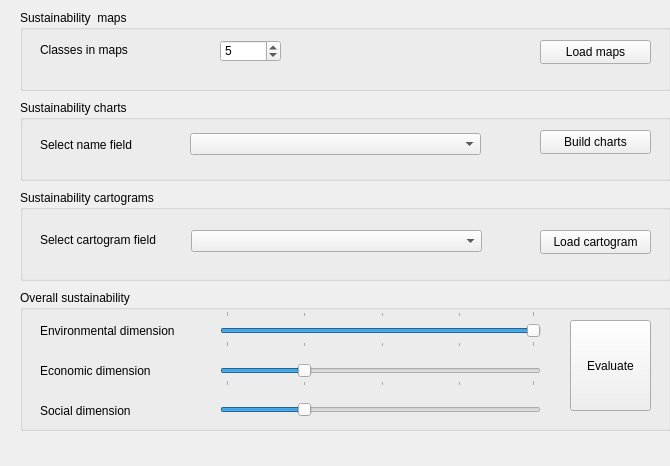
     <widget class="QWidget" name="AnalysisQTBox">
      <property name="geometry">
       <rect>
        <x>0</x>
        <y>0</y>
        <width>670</width>
        <height>466</height>
       </rect>
      </property>
      <attribute name="label">
       <string>Analysis</string>
      </attribute>
      <widget class="QDialogButtonBox" name="AnlsBtnBox">
       <property name="geometry">
        <rect>
         <x>565</x>
         <y>504</y>
         <width>86</width>
         <height>23</height>
        </rect>
       </property>
       <property name="standardButtons">
        <set>QDialogButtonBox::Cancel</set>
       </property>
      </widget>
      <widget class="QGroupBox" name="groupBox_5">
       <property name="geometry">
        <rect>
         <x>20</x>
         <y>10</y>
         <width>651</width>
         <height>81</height>
        </rect>
       </property>
       <property name="title">
        <string>Sustainability  maps</string>
       </property>
       <widget class="QSpinBox" name="spinBoxClasNum">
        <property name="geometry">
         <rect>
          <x>200</x>
          <y>30</y>
          <width>61</width>
          <height>22</height>
         </rect>
        </property>
        <property name="value">
         <number>5</number>
        </property>
       </widget>
       <widget class="QPushButton" name="RenderMapBtn">
        <property name="geometry">
         <rect>
          <x>520</x>
          <y>30</y>
          <width>111</width>
          <height>24</height>
         </rect>
        </property>
        <property name="text">
         <string>Load maps</string>
        </property>
       </widget>
       <widget class="QLabel" name="label_7">
        <property name="geometry">
         <rect>
          <x>20</x>
          <y>30</y>
          <width>141</width>
          <height>20</height>
         </rect>
        </property>
        <property name="text">
         <string>Classes in maps</string>
        </property>
       </widget>
      </widget>
      <widget class="QGroupBox" name="groupBox_6">
       <property name="geometry">
        <rect>
         <x>20</x>
         <y>190</y>
         <width>651</width>
         <height>91</height>
        </rect>
       </property>
       <property name="title">
        <string>Sustainability cartograms</string>
       </property>
       <widget class="QComboBox" name="LabelCartogramCBox">
        <property name="geometry">
         <rect>
          <x>171</x>
          <y>40</y>
          <width>291</width>
          <height>22</height>
         </rect>
        </property>
        <property name="maximumSize">
         <size>
          <width>16777215</width>
          <height>22</height>
         </size>
        </property>
       </widget>
       <widget class="QPushButton" name="RenderCarogramBtn">
        <property name="geometry">
         <rect>
          <x>520</x>
          <y>40</y>
          <width>111</width>
          <height>24</height>
         </rect>
        </property>
        <property name="text">
         <string>Load cartogram</string>
        </property>
       </widget>
       <widget class="QLabel" name="label_5">
        <property name="geometry">
         <rect>
          <x>20</x>
          <y>40</y>
          <width>141</width>
          <height>20</height>
         </rect>
        </property>
        <property name="text">
         <string>Select cartogram field</string>
        </property>
       </widget>
      </widget>
      <widget class="QGroupBox" name="groupBox_7">
       <property name="geometry">
        <rect>
         <x>20</x>
         <y>100</y>
         <width>651</width>
         <height>81</height>
        </rect>
       </property>
       <property name="title">
        <string>Sustainability charts</string>
       </property>
       <widget class="QPushButton" name="GraphBtn">
        <property name="geometry">
         <rect>
          <x>520</x>
          <y>30</y>
          <width>111</width>
          <height>24</height>
         </rect>
        </property>
        <property name="text">
         <string>Build charts</string>
        </property>
       </widget>
       <widget class="QLabel" name="label_3">
        <property name="geometry">
         <rect>
          <x>20</x>
          <y>35</y>
          <width>111</width>
          <height>20</height>
         </rect>
        </property>
        <property name="text">
         <string>Select name field</string>
        </property>
       </widget>
       <widget class="QComboBox" name="LabelListFieldsCBox">
        <property name="geometry">
         <rect>
          <x>170</x>
          <y>33</y>
          <width>291</width>
          <height>22</height>
         </rect>
        </property>
        <property name="maximumSize">
         <size>
          <width>16777215</width>
          <height>22</height>
         </size>
        </property>
       </widget>
      </widget>
      <widget class="QGroupBox" name="groupBox_8">
       <property name="geometry">
        <rect>
         <x>20</x>
         <y>290</y>
         <width>651</width>
         <height>141</height>
        </rect>
       </property>
       <property name="title">
        <string>Overall sustainability</string>
       </property>
       <widget class="QSlider" name="EnvSlider">
        <property name="enabled">
         <bool>true</bool>
        </property>
        <property name="geometry">
         <rect>
          <x>200</x>
          <y>21</y>
          <width>321</width>
          <height>31</height>
         </rect>
        </property>
        <property name="sizePolicy">
         <sizepolicy hsizetype="Expanding" vsizetype="Minimum">
          <horstretch>0</horstretch>
          <verstretch>0</verstretch>
         </sizepolicy>
        </property>
        <property name="value">
         <number>99</number>
        </property>
        <property name="sliderPosition">
         <number>99</number>
        </property>
        <property name="orientation">
         <enum>Qt::Horizontal</enum>
        </property>
        <property name="tickPosition">
         <enum>QSlider::TicksAbove</enum>
        </property>
        <property name="tickInterval">
         <number>25</number>
        </property>
       </widget>
       <widget class="QSlider" name="EcoSlider">
        <property name="enabled">
         <bool>true</bool>
        </property>
        <property name="geometry">
         <rect>
          <x>200</x>
          <y>51</y>
          <width>321</width>
          <height>51</height>
         </rect>
        </property>
        <property name="value">
         <number>25</number>
        </property>
        <property name="orientation">
         <enum>Qt::Horizontal</enum>
        </property>
        <property name="tickPosition">
         <enum>QSlider::TicksAbove</enum>
        </property>
        <property name="tickInterval">
         <number>25</number>
        </property>
       </widget>
       <widget class="QSlider" name="SocSlider">
        <property name="enabled">
         <bool>true</bool>
        </property>
        <property name="geometry">
         <rect>
          <x>200</x>
          <y>90</y>
          <width>321</width>
          <height>51</height>
         </rect>
        </property>
        <property name="value">
         <number>25</number>
        </property>
        <property name="orientation">
         <enum>Qt::Horizontal</enum>
        </property>
        <property name="tickPosition">
         <enum>QSlider::TicksAbove</enum>
        </property>
        <property name="tickInterval">
         <number>25</number>
        </property>
       </widget>
       <widget class="QLabel" name="label">
        <property name="geometry">
         <rect>
          <x>20</x>
          <y>30</y>
          <width>161</width>
          <height>21</height>
         </rect>
        </property>
        <property name="text">
         <string>Environmental dimension</string>
        </property>
       </widget>
       <widget class="QLabel" name="label_2">
        <property name="geometry">
         <rect>
          <x>20</x>
          <y>70</y>
          <width>161</width>
          <height>21</height>
         </rect>
        </property>
        <property name="text">
         <string>Economic dimension</string>
        </property>
       </widget>
       <widget class="QLabel" name="label_4">
        <property name="geometry">
         <rect>
          <x>20</x>
          <y>110</y>
          <width>131</width>
          <height>21</height>
         </rect>
        </property>
        <property name="text">
         <string>Social dimension</string>
        </property>
       </widget>
       <widget class="QPushButton" name="pushBtnEval">
        <property name="enabled">
         <bool>true</bool>
        </property>
        <property name="geometry">
         <rect>
          <x>550</x>
          <y>30</y>
          <width>81</width>
          <height>91</height>
         </rect>
        </property>
        <property name="text">
         <string>Evaluate</string>
        </property>
       </widget>
      </widget>
     </widget>
